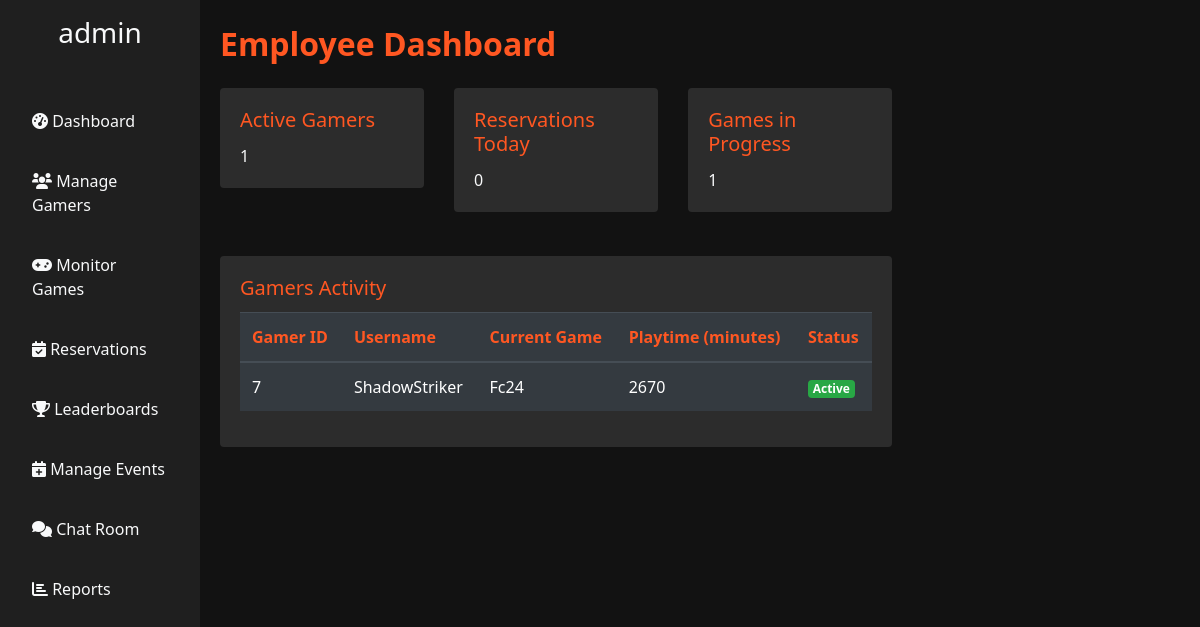
Screenshot of /employeedashboard/ (signed in) with the database file from the repository.
### users/models.py (models this page shows)
class User(AbstractUser):
    ROLE_CHOICE = (
        ('GAMER', 'GAMER'),
        ('EMPLOYEE', 'EMPLOYEE'),
        ('ADMIN', 'ADMIN'),
    )
    role = models.CharField(max_length=20, choices=ROLE_CHOICE, default='GAMER')

### gamerz/models.py (models this page shows, shortened)
class Game(models.Model):
    title = models.CharField(max_length=255)
    description = models.TextField()
    genre = models.CharField(max_length=50)
    release_date = models.DateField()
    rating = models.FloatField()
    favorite_by = models.ManyToManyField(settings.AUTH_USER_MODEL, related_name='favorite_games', blank=True)
    image = models.ImageField(upload_to='game_images/', blank=True, null=True)
    status = models.CharField(max_length=50, null=True)
    def __str__(self):
        return self.title

class OngoingGame(models.Model):
    user = models.ForeignKey(settings.AUTH_USER_MODEL, on_delete=models.CASCADE)
    station = models.ForeignKey(GamingStation, on_delete=models.CASCADE)
    game_title = models.ForeignKey(Game, on_delete=models.CASCADE, null=True)
    start_time = models.DateTimeField()
    status = models.CharField(max_length=50, choices=[('Active', 'Active'), ('Paused', 'Paused'), ('Completed', 'Completed')])

### users/views.py (the view)
# urls.py: path('employeedashboard/', views.employee_dashboard_view, name='employee'),
def employee_dashboard_view(request):
    today = timezone.now().date()
    active_gamers_count = OngoingGame.objects.filter(status='Active').count()
    reservations_today_count = Reservation.objects.filter(start_time__date=today).count()
    games_in_progress_count = OngoingGame.objects.filter(status__in=['Active', 'Paused']).count()
    gamers_activity = []
    now = timezone.now()
    ongoing_games = OngoingGame.objects.select_related('user', 'station').all()
    for game in ongoing_games:
        playtime_minutes = int((now - game.start_time).total_seconds() / 60)
        gamers_activity.append({
            'gamer_id': game.user.id,
            'username': game.user.username,
            'game_title': game.game_title,
            'playtime': playtime_minutes,
            'status': game.status,
        })
    context = {
        'active_gamers_count': active_gamers_count,
        'reservations_today_count': reservations_today_count,
        'games_in_progress_count': games_in_progress_count,
        'gamers_activity': gamers_activity,
    }
    return render(request, 'users/employee.html', context)

### templates/users/employee.html (shortened to what this page needs)
<!DOCTYPE html>
<html lang="en">
<head>
    <link rel="stylesheet" href="https://stackpath.bootstrapcdn.com/bootstrap/4.5.2/css/bootstrap.min.css">
    <link rel="stylesheet" href="https://cdnjs.cloudflare.com/ajax/libs/font-awesome/6.0.0-beta3/css/all.min.css">
</head>
<body>
    <div class="d-flex">
        <div class="sidebar d-flex flex-column p-3">
            <h3 class="text-center">{{ request.user.username }}</h3>
            <ul class="nav flex-column">
                <li class="nav-item">
                    <a class="nav-link" href="{% url 'employee' %}"><i class="fas fa-tachometer-alt"></i> Dashboard</a>
                </li>
                <li class="nav-item">
                    <a class="nav-link" href="{% url 'manage_gamers' %}"><i class="fas fa-users"></i> Manage Gamers</a>
                </li>
                <li class="nav-item">
                    <a class="nav-link" href="{% url 'monitorgames' %}"><i class="fas fa-gamepad"></i> Monitor Games</a>
                </li>
                <li class="nav-item">
                    <a class="nav-link" href="{% url 'employeereservation' %}"><i class="fas fa-calendar-check"></i> Reservations</a>
                </li>
                <li class="nav-item">
                    <a class="nav-link" href="{% url 'achievementsbygamers' %}"><i class="fas fa-trophy"></i> Leaderboards</a>
                </li>
                <li class="nav-item">
                    <a class="nav-link" href="{% url 'manageevents' %}"><i class="fas fa-calendar-plus"></i> Manage Events</a>
                </li>
                <li class="nav-item">
                    <a class="nav-link" href="{% url 'chat_room' 1 %}"><i class="fas fa-comments"></i> Chat Room</a>
                </li>
                <li class="nav-item">
                    <a class="nav-link" href="{% url 'employeereport' %}"><i class="fas fa-chart-bar"></i> Reports</a>
                </li>
            </ul>
        </div>
        <div class="content">
            <div class="dashboard-header">
                Employee Dashboard
            </div>
            <div class="row">
                <div class="col-lg-4 col-md-6 mb-4">
                    <div class="card">
                        <div class="card-body">
                            <h5 class="card-title">Active Gamers</h5>
                            <p class="card-text">{{ active_gamers_count }}</p>
                        </div>
                    </div>
                </div>
                <div class="col-lg-4 col-md-6 mb-4">
                    <div class="card">
                        <div class="card-body">
                            <h5 class="card-title">Reservations Today</h5>
                            <p class="card-text">{{ reservations_today_count }}</p>
                        </div>
                    </div>
                </div>
                <div class="col-lg-4 col-md-6 mb-4">
                    <div class="card">
                        <div class="card-body">
                            <h5 class="card-title">Games in Progress</h5>
                            <p class="card-text">{{ games_in_progress_count }}</p>
                        </div>
                    </div>
                </div>
            </div>
            <div class="card">
                <div class="card-body">
                    <h5 class="card-title">Gamers Activity</h5>
                    <table class="table table-dark table-hover">
                        <thead>
                            <tr>
                                <th>Gamer ID</th>
                                <th>Username</th>
                                <th>Current Game</th>
                                <th>Playtime (minutes)</th>
                                <th>Status</th>
                            </tr>
                        </thead>
                        <tbody>
                            {% for game in gamers_activity %}
                                <tr>
                                    <td>{{ game.gamer_id }}</td>
                                    <td>{{ game.username }}</td>
                                    <td>{{ game.game_title }}</td>
                                    <td>{{ game.playtime }}</td>
                                    <td><span class="badge {% if game.status == 'Active' %}badge-success{% elif game.status == 'Paused' %}badge-warning{% else %}badge-secondary{% endif %}">{{ game.status }}</span></td>
                                </tr>
                            {% endfor %}
                        </tbody>
                    </table>
                </div>
            </div>
        </div>
    </div>
</body>
</html>

### templates/users/employee.html (style rules this page uses)
body { font-family: 'Segoe UI', Tahoma, Geneva, Verdana, sans-serif; background-color: #121212; color: #f8f9fa; margin: 0; }
.sidebar { background-color: #1f1f1f; height: 100vh; padding-top: 20px; position: fixed; top: 0; left: 0; width: 250px; transition: all 0.3s; }
.sidebar .nav-link { color: #f8f9fa; margin: 10px 0; }
.content { margin-left: 250px; padding: 20px; transition: margin-left 0.3s; }
.dashboard-header { font-size: 2rem; font-weight: bold; color: #ff5722; margin-bottom: 20px; }
.card { background-color: #2c2c2c; border: none; margin-bottom: 20px; }
.card-title { color: #ff5722; }
.card-body { color: #f8f9fa; }
.table thead th { color: #ff5722; }
@media (max-width: 1200px) { .sidebar { width: 200px; } }
@media (max-width: 1200px) { .content { margin-left: 200px; } }

### rows the page displays
User: user.username "admin"
Game: gamer_id "7", username "ShadowStriker", game_title "Fc24", playtime "2670", status "Active"

### other values shown
{{ active_gamers_count }} "1"
{{ reservations_today_count }} "0"
{{ games_in_progress_count }} "1"
